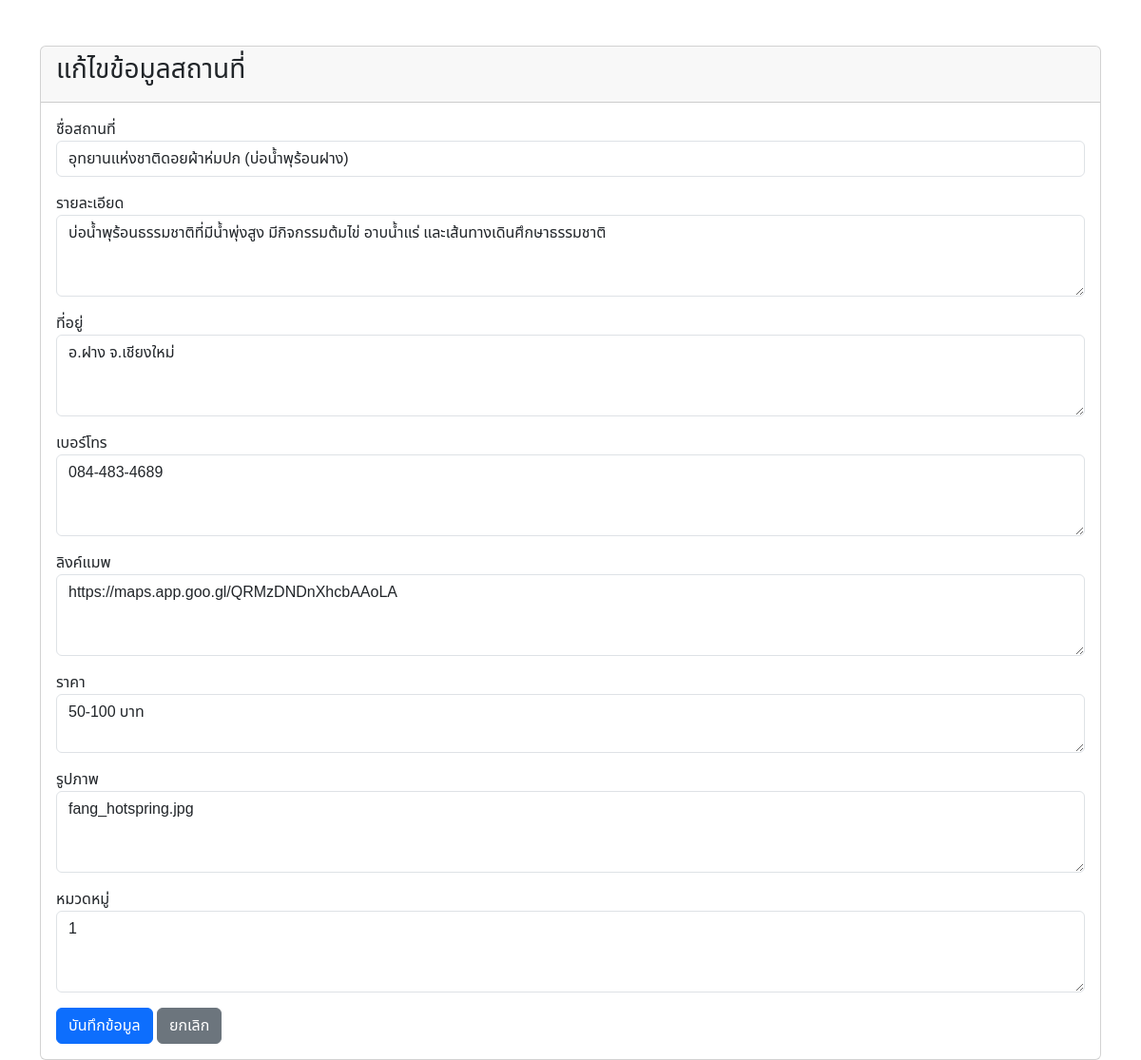
The app's page /admin/form.php?id=2 with its own data.
### tables this page shows
CREATE TABLE `attractions` (
  `id` int(11) NOT NULL,
  `name` varchar(200) NOT NULL,
  `description` text DEFAULT NULL,
  `location` varchar(255) DEFAULT NULL,
  `phone_number` varchar(50) DEFAULT NULL,
  `map_link` text DEFAULT NULL,
  `price_range` varchar(50) DEFAULT NULL,
  `cover_image` varchar(255) DEFAULT NULL,
  `category_id` int(11) DEFAULT NULL,
  `created_at` timestamp NOT NULL DEFAULT current_timestamp()
);

### admin/form.php (the view, shortened to what this page needs)
<?php
require '../includes/client.php';
$name = "";
$description = "";
$location = "";
$phone_number = "";
$map_link = "";
$price_range = "";
$cover_image = "";
$category_id = "";
$is_edit = false;
if (isset($_GET['id'])) {
    $is_edit = true;
    $id = $_GET['id'];
    $sql = "SELECT * FROM attractions WHERE id=$id";
    $result = $conn->query($sql);
    $row = $result->fetch_assoc();
    $name = $row['name'];
    $description = $row['description'];
    $location = $row['location'];
    $phone_number = $row['phone_number'];
    $map_link = $row['map_link'];
    $price_range = $row['price_range'];
    $cover_image = $row['cover_image'];
    $category_id = $row['category_id'];
}
?>
<!DOCTYPE html>
<html lang="th">
<head>
    <link href="https://cdn.jsdelivr.net/npm/bootstrap@5.3.0/dist/css/bootstrap.min.css" rel="stylesheet">
</head>
<body class="container mt-5">
    <div class="card">
        <div class="card-header">
            <h3><?php echo $is_edit ? "แก้ไขข้อมูลสถานที่" : "เพิ่มสถานที่ใหม่"; ?></h3>
        </div>
        <div class="card-body">
            <form method="POST" action="">
                <div class="mb-3">
                    <label>ชื่อสถานที่</label>
                    <input type="text" name="name" class="form-control" value="<?php echo $name; ?>" required>
                </div>
                <div class="mb-3">
                    <label>รายละเอียด</label>
                    <textarea name="description" class="form-control" rows="3"><?php echo $description; ?></textarea>
                </div>
                <div class="mb-3">
                    <label>ที่อยู่</label>
                    <textarea name="location" class="form-control" rows="3"><?php echo $location; ?></textarea>
                </div>
                <div class="mb-3">
                    <label>เบอร์โทร</label>
                    <textarea name="phone_number" class="form-control" rows="3"><?php echo $phone_number; ?></textarea>
                </div>
                <div class="mb-3">
                    <label>ลิงค์แมพ</label>
                    <textarea name="map_link" class="form-control" rows="3"><?php echo $map_link; ?></textarea>
                </div>
                <div class="mb-3">
                    <label>ราคา</label>
                    <textarea type="text" name="price_range" class="form-control" row="3"><?php echo $price_range; ?></textarea>
                </div>
                <div class="mb-3">
                    <label>รูปภาพ</label>
                    <textarea name="cover_image" class="form-control" rows="3"><?php echo $cover_image; ?></textarea>
                </div>
                <div class="mb-3">
                    <label>หมวดหมู่</label>
                    <textarea name="category_id" class="form-control" rows="3"><?php echo $category_id; ?></textarea>
                </div>
                <button type="submit" name="submit" class="btn btn-primary">บันทึกข้อมูล</button>
                <a href="index.php" class="btn btn-secondary">ยกเลิก</a>
            </form>
        </div>
    </div>
</body>
</html>

### admin/form.php (style rules this page uses)
body { font-family: "Noto Sans Thai", sans-serif; font-optical-sizing: auto; font-weight: 400; font-style: normal; font-variation-settings: "wdth" 100; }

### records on screen
attractions: name "อุทยานแห่งชาติดอยผ้าห่มปก (บ่อน้ำพุร้อนฝาง)", description "บ่อน้ำพุร้อนธรรมชาติที่มีน้ำพุ่งสูง มีกิจกรรมต้มไข่ อาบน้ำแร่ และเส้นทางเดินศึกษาธรรมชาติ", location "อ.ฝาง จ.เชียงใหม่", phone_number "084-483-4689", map_link "https://maps.app.goo.gl/QRMzDNDnXhcbAAoLA", price_range "50-100 บาท", cover_image "fang_hotspring.jpg", category_id "1"
